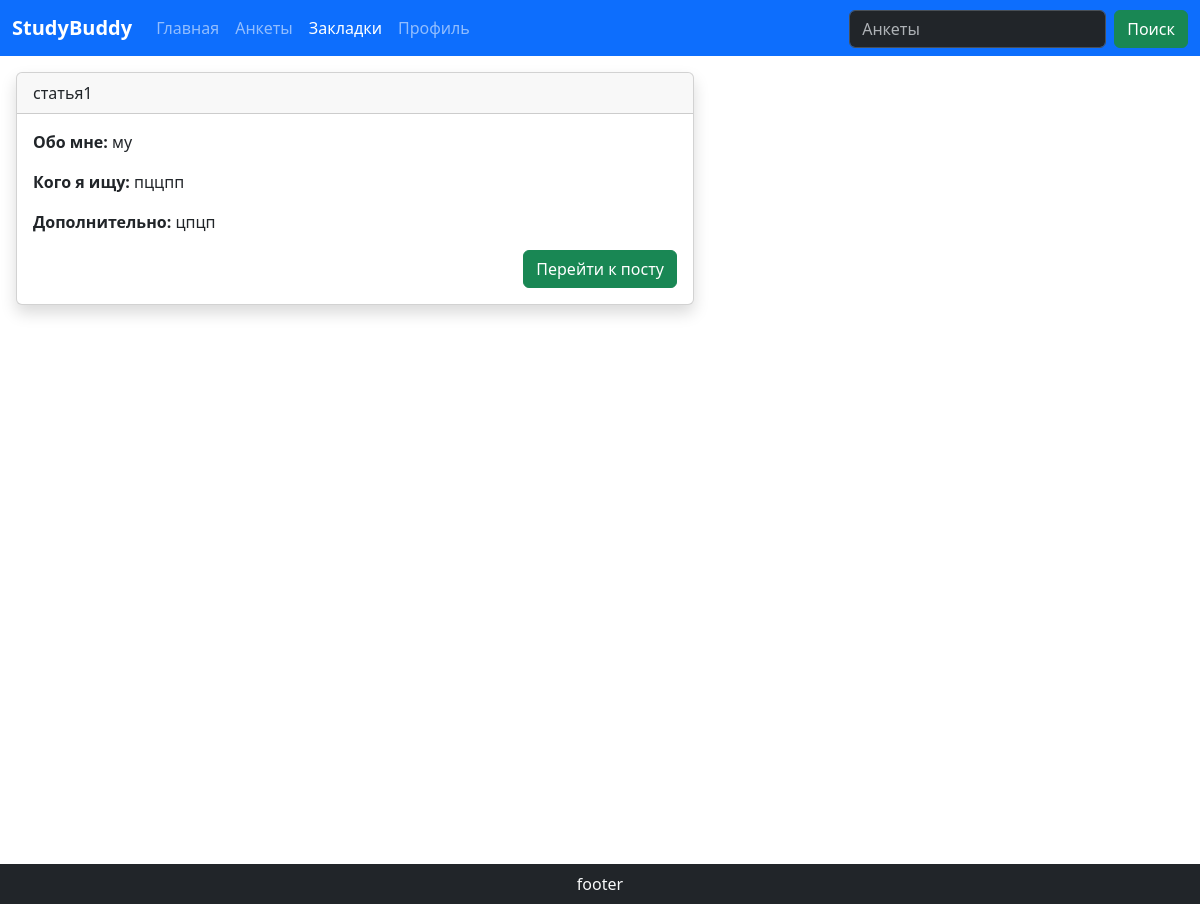
The app's page /posts/bookmarks (signed in) with its own data.
### postsapp/models.py (models this page shows, shortened)
class Post(models.Model):
    author = models.ForeignKey(User, on_delete=models.CASCADE)
    title = models.CharField(max_length=70)
    about = models.CharField(max_length=250)
    goalperson = models.CharField(max_length=250)
    additional = models.CharField(max_length=150)
    tags = models.CharField(max_length=30)
    created_date = models.DateTimeField(default=timezone.now)
    published_date = models.DateTimeField(blank=True, null=True)

### postsapp/views.py (the view)
# urls.py: path('bookmarks', bookmarks, name='bookmarks')
def bookmarks(request):
    related_posts = FavoritePost.objects.filter(user=request.user)
    posts = [favorite.post for favorite in related_posts]
    return render(request, 'postsapp/bookmark.html', {'posts': posts})

### postsapp/templates/postsapp/bookmark.html (shortened to what this page needs)
{% extends 'layout.html' %}
{% block bookmark-active %}active{% endblock %}
{% block body %}
<div class="m-3">
  <div class="row g-2">
    {% for i in posts %}
    <div class="col-12 col-md-7 text-justify">
      <div class="card shadow">
        <div class="card-header">
          <span>{{ i.title }}</span>
        </div>
        <div class="card-body text-justify">
          <p><b>Обо мне: </b>{{ i.about }}</p>
          <p><b>Кого я ищу: </b>{{ i.goalperson }}</p>
          <p><b>Дополнительно: </b>{{ i.additional }}</p>
          <div class="d-flex justify-content-end">
            <a class="btn btn-success" href="{% url 'posts-detail' i.id %}">
              Перейти к посту
            </a>
          </div>
        </div>
      </div>
    </div>
    {% endfor %}
  </div>
</div>
{% endblock %}

### records on screen
Post: title "статья1", about "му", goalperson "пццпп", additional "цпцп"
